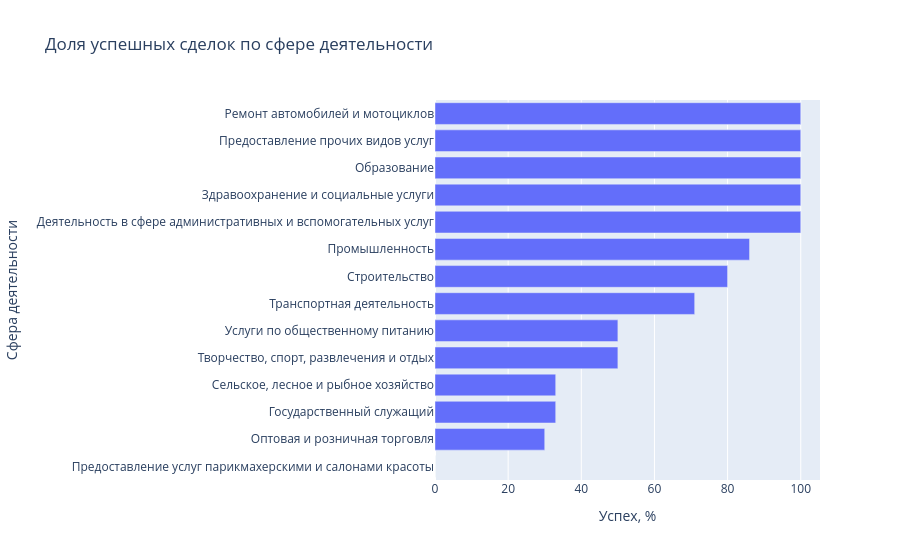

The notebook cell saved with this chart:
### Code cell
# График: доля успешных сделок по сфере деятельности
s = seg_sfera.sort_values('Успех, %').reset_index()
fig = px.bar(s, x='Успех, %', y='Сфера деятельности', orientation='h',
             title='Доля успешных сделок по сфере деятельности')
fig.show()

### Figure 1 — Plotly figure (JSON) as saved in the notebook; plotly's stock layout.template omitted (floating-point values rounded to 4 significant figures)
{"data": [{"hovertemplate": "Успех, %=%{x}<br>Сфера деятельности=%{y}<extra></extra>", "legendgroup": "", "marker": {"color": "#636efa", "pattern": {"shape": ""}}, "name": "", "orientation": "h", "showlegend": false, "textposition": "auto", "x": [0.0, 30.0, 33.0, 33.0, 50.0, 50.0, 71.0, 80.0, 86.0, 100.0, 100.0, 100.0, 100.0, 100.0], "xaxis": "x", "y": ["Предоставление услуг парикмахерскими и салонами красоты", "Оптовая и розничная торговля", "Государственный служащий", "Сельское, лесное и рыбное хозяйство", "Творчество, спорт, развлечения и отдых", "Услуги по общественному питанию", "Транспортная деятельность", "Строительство", "Промышленность", "Деятельность в сфере административных и вспомогательных услуг", "Здравоохранение и социальные услуги", "Образование", "Предоставление прочих видов услуг", "Ремонт автомобилей и мотоциклов"], "yaxis": "y", "type": "bar"}], "layout": {"xaxis": {"anchor": "y", "domain": [0.0, 1.0], "title": {"text": "Успех, %"}}, "yaxis": {"anchor": "x", "domain": [0.0, 1.0], "title": {"text": "Сфера деятельности"}}, "legend": {"tracegroupgap": 0}, "title": {"text": "Доля успешных сделок по сфере деятельности"}, "barmode": "relative"}}
